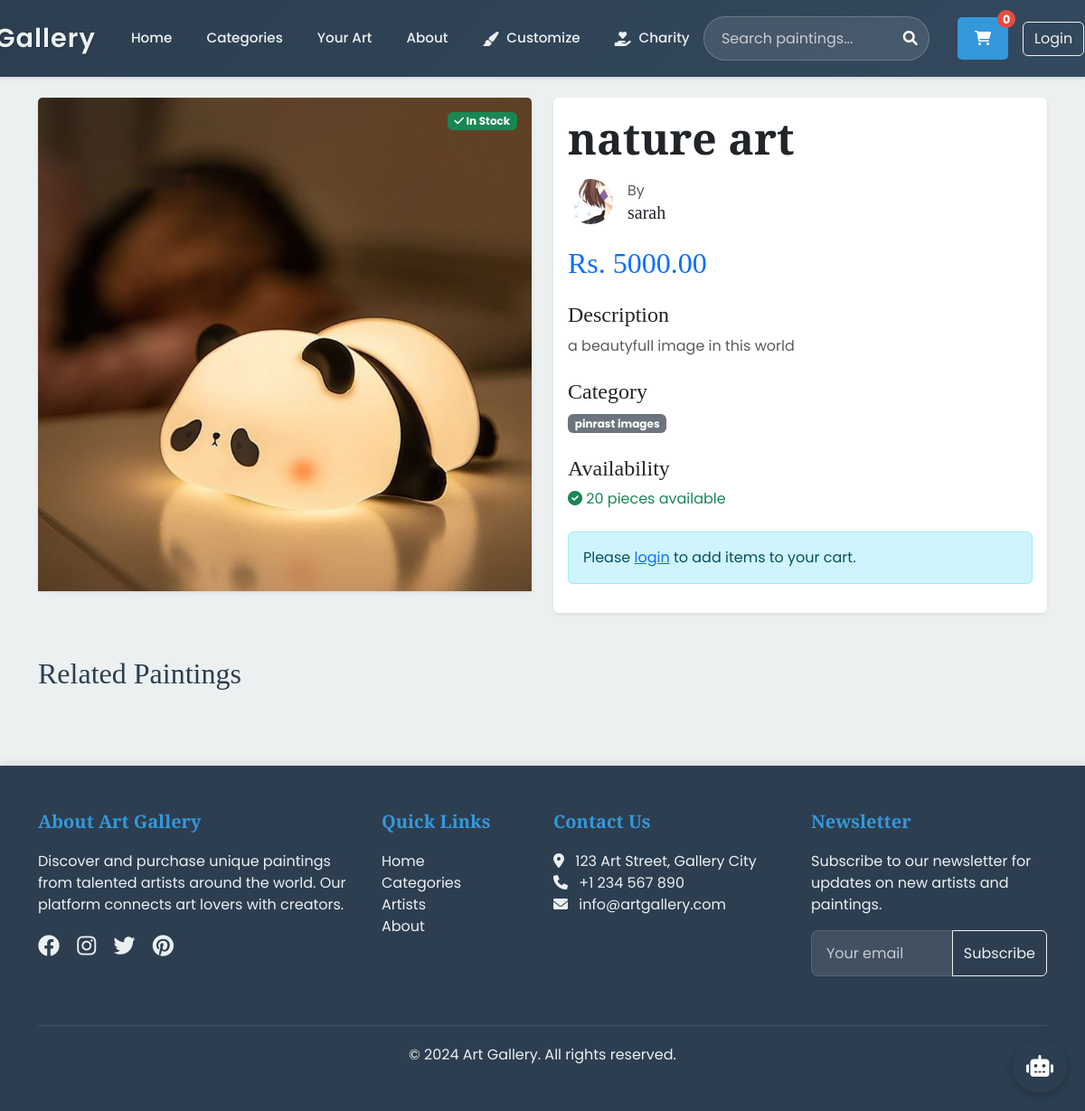
The page /products/1/ on the database its author committed.
### paintingapp/models.py (models this page shows, shortened)
class Product(models.Model):
    name = models.CharField(max_length=200)
    description = models.TextField()
    price = models.DecimalField(max_digits=10, decimal_places=2)
    image = models.ImageField(upload_to='products/')
    stock = models.PositiveIntegerField(default=0)
    category = models.ForeignKey(Category, on_delete=models.CASCADE, related_name='products')
    artist = models.ForeignKey(Artist, on_delete=models.CASCADE, related_name='products')
    created_at = models.DateTimeField(null=True, blank=True)
    is_featured = models.BooleanField(default=False)

class Artist(models.Model):
    user = models.OneToOneField(User, on_delete=models.CASCADE)
    name = models.CharField(max_length=100)
    profession = models.CharField(max_length=100)
    bio = models.TextField()
    profile_picture = models.ImageField(upload_to='artists/', null=True, blank=True)
    created_at = models.DateTimeField(null=True, blank=True)
    is_featured = models.BooleanField(default=False)

class Category(models.Model):
    name = models.CharField(max_length=100)
    description = models.TextField()
    image = models.ImageField(upload_to='category_images/')

### paintingapp/views.py (the view)
# urls.py: path('products/<int:pk>/', views.ProductDetailView.as_view(), name='product_detail'),
class ProductDetailView(DetailView):
    model = Product
    template_name = 'paintingapp/product_detail.html'
    context_object_name = 'product'

### paintingapp/templates/paintingapp/product_detail.html (shortened to what this page needs)
{% extends 'paintingapp/base.html' %}
{% block content %}
<div class="container">
    <div class="row">
        <div class="col-md-6">
            <div class="card border-0 shadow-sm mb-4">
                <div class="position-relative">
                    <img src="{{ product.image.url }}" class="card-img-top" alt="{{ product.name }}" style="max-height: 600px; object-fit: contain;">
                    {% if product.stock > 0 %}
                    <span class="badge bg-success position-absolute top-0 end-0 m-3">
                        <i class="fas fa-check"></i> In Stock
                    </span>
                    {% else %}
                    <span class="badge bg-danger position-absolute top-0 end-0 m-3">
                        <i class="fas fa-times"></i> Out of Stock
                    </span>
                    {% endif %}
                </div>
            </div>
        </div>
        <div class="col-md-6">
            <div class="card border-0 shadow-sm">
                <div class="card-body">
                    <h1 class="card-title display-5 fw-bold mb-3">{{ product.name }}</h1>
                    <div class="d-flex align-items-center mb-4">
                        {% if product.artist.profile_picture %}
                        <img src="{{ product.artist.profile_picture.url }}" alt="{{ product.artist.name }}" class="rounded-circle me-3" style="width: 50px; height: 50px; object-fit: cover;">
                        {% endif %}
                        <div>
                            <p class="mb-0 text-muted">By</p>
                            <h5 class="mb-0">{{ product.artist.name }}</h5>
                        </div>
                    </div>
                    <div class="mb-4">
                        <h2 class="text-primary">Rs. {{ product.price }}</h2>
                    </div>
                    <div class="mb-4">
                        <h4>Description</h4>
                        <p class="text-muted">{{ product.description }}</p>
                    </div>
                    <div class="mb-4">
                        <h4>Category</h4>
                        <a href="{% url 'category_detail' product.category.pk %}" class="badge bg-secondary text-decoration-none">
                            {{ product.category.name }}
                        </a>
                    </div>
                    <div class="mb-4">
                        <h4>Availability</h4>
                        {% if product.stock > 0 %}
                        <p class="text-success">
                            <i class="fas fa-check-circle"></i> {{ product.stock }} pieces available
                        </p>
                        {% else %}
                        <p class="text-danger">
                            <i class="fas fa-times-circle"></i> Currently out of stock
                        </p>
                        {% endif %}
                    </div>
                    <div class="d-grid gap-3">
                        {% if user.is_authenticated %}
                            {% if product.stock > 0 %}
                            <form method="post" action="{% url 'add_to_cart' product.id %}">
                                {% csrf_token %}
                                <button type="submit" class="btn btn-primary btn-lg w-100">
                                    <i class="fas fa-shopping-cart"></i> Add to Cart
                                </button>
                            </form>
                            {% endif %}
                        {% else %}
                        <div class="alert alert-info">
                            Please <a href="{% url 'login' %}">login</a> to add items to your cart.
                        </div>
                        {% endif %}
                    </div>
                </div>
            </div>
        </div>
    </div>
    <div class="mt-5">
        <h2 class="mb-4">Related Paintings</h2>
    </div>
</div>
{% endblock %}

### paintingapp/templates/paintingapp/base.html (style rules this page uses)
:root { --primary-color: #2C3E50; --secondary-color: #3498DB; --accent-color: #2980B9; --light-color: #ECF0F1; --dark-color: #2C3E50; }
body { font-family: 'Poppins', sans-serif; background-color: var(--light-color); color: var(--dark-color); }
h1, h2, h3, h4, h5, h6 { font-family: 'Playfair Display', serif; }

### rows shown on the page
Product: image (picture), name "nature art", artist.profile_picture (picture), artist.name "sarah", price "5000.00", description "a beautyfull image in this world", category.name "pinrast images", stock "20"
